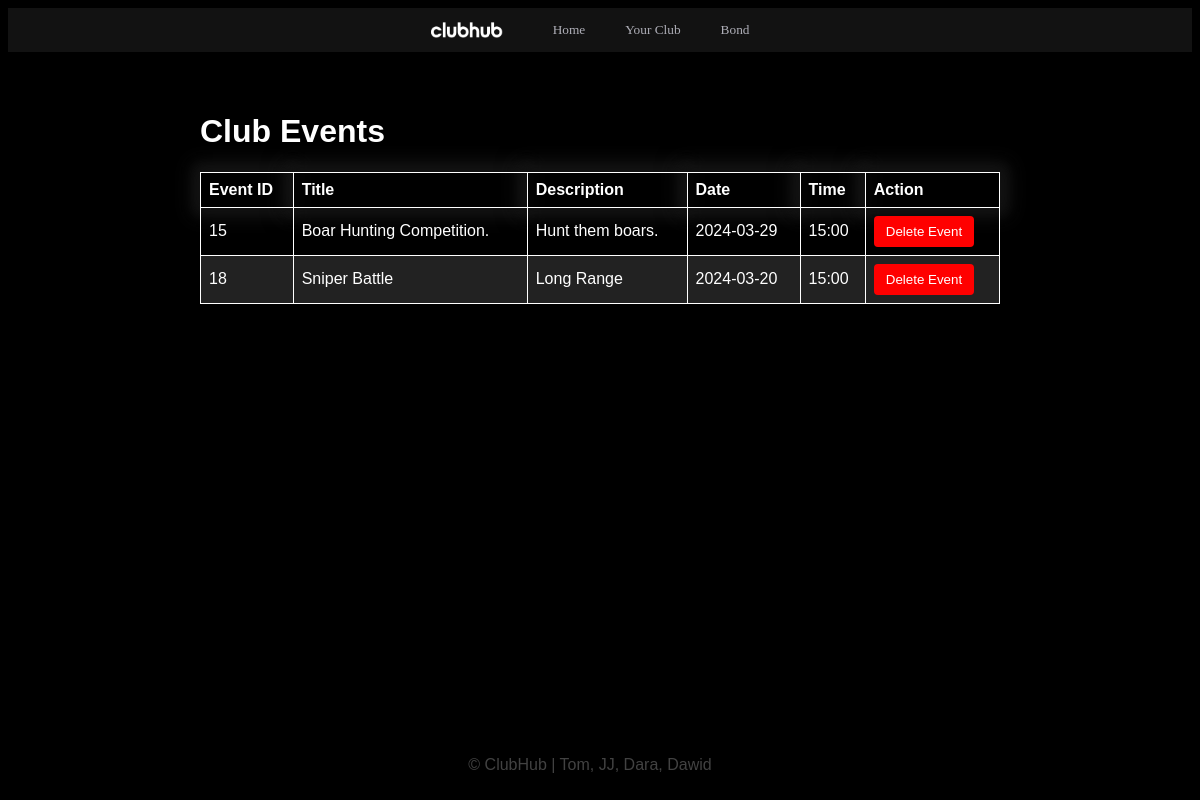
/coordinator_view_club_events (signed in), run on the app's committed database.
### tables this page shows
CREATE TABLE "Login"(
UserID INTEGER PRIMARY KEY,
Username TEXT NOT NULL UNIQUE,
Password TEXT NOT NULL,
CreatedTimestamp DATETIME DEFAULT CURRENT_TIMESTAMP,
UpdatedTimestamp DATETIME DEFAULT CURRENT_TIMESTAMP,
FOREIGN KEY (UserID) REFERENCES Users(UserID)
);

CREATE TABLE "Events" (
	EventID INTEGER PRIMARY KEY AUTOINCREMENT,
	ClubID INTEGER,
	Title VARCHAR(20),
	Description VARCHAR(30),
	ApprovalStatus TEXT DEFAULT 'pending' NOT NULL CHECK(ApprovalStatus IN ('approved', 'pending', 'rejected')),
	Date_ DATE NOT NULL,
	Time_ TIME NOT NULL,
	VenueID INTEGER NOT NULL,
    created_timestamp TIMESTAMP DEFAULT CURRENT_TIMESTAMP,
    updated_timestamp TIMESTAMP DEFAULT CURRENT_TIMESTAMP,
    FOREIGN KEY (VenueID) REFERENCES Venues(VenueID),
    FOREIGN KEY (ClubID) REFERENCES Clubs(ClubID),
    CONSTRAINT UniqueDateTimeVenue UNIQUE (Date_, Time_, VenueID)
);

### app.py (the view)
@app.route('/coordinator_view_club_events')
def coordinator_view_club_events():
    roleCheck = session.get("roleCheck", 0)
    username = session.get("username", "base")
    UserID = Login.get_user_id(username)
    club_events = []
    for item in Events.coordinator_view_events(UserID):
        club_events.append(item)
    return render_template('view_club_events.html', club_events=club_events, UserID=UserID, roleCheck=roleCheck, username=username)

### Events.py (called while the page is built)
def coordinator_view_events(UserID):
    conn = sqlite3.connect('MiniEpic.db')
    cursor = conn.cursor()
    cursor.execute("SELECT Events.* FROM ViewClubCoordinators JOIN Events on ViewClubCoordinators.ClubID = Events.ClubID WHERE ViewClubCoordinators.UserID = ?", (UserID,))
    events = cursor.fetchall()
    result = [list(row) for row in events]
    conn.close()
    return result

### Login.py (called while the page is built)
def get_user_id(Username):
    conn = sqlite3.connect('MiniEpic.db')
    cursor = conn.cursor()
    cursor.execute("SELECT UserID FROM Login WHERE Username=?",(Username,))
    row = cursor.fetchone ()
    user_id = row[0]
    return user_id

### app.py (called while the page is built)
@app.template_filter('enumerate')
def jinja2_enumerate(iterable):
    return enumerate(iterable)

### templates/view_club_events.html (shortened to what this page needs)
{% extends "base.html" %}
{% block content %}
<div class="container">
    <h1 class="event-heading">Club Events</h1>
    <table class="event-table">
        <thead>
            <tr>
                <th>Event ID</th>
                <th>Title</th>
                <th>Description</th>
                <th>Date</th>
                <th>Time</th>
                <th>Action</th>
            </tr>
        </thead>
        <tbody>
            {% for index, event in club_events|enumerate %}
            <tr>
                <td>{{ event[0] }}</td>
                <td>{{ event[2] }}</td>
                <td>{{ event[3] }}</td>
                <td>{{ event[5] }}</td>
                <td>{{ event[6] }}</td>
                <td>
                    <form action="/delete_event" method="post">
                        <button type="submit" class="delete-button" onclick="return confirm('Are you sure you want to delete this membership?')">Delete Event</button>
                    </form>
                </td>
            </tr>
            {% endfor %}
        </tbody>
    </table>
</div>
{% endblock %}

### templates/base.html (shortened to what this page needs)
<!DOCTYPE html>
<html lang="en">
<head>
</head>
<body>
    <nav>
        <img src="/static/clubhub_white.png" alt="Tiny Logo">
        <a href="/">Home</a>
        {% if roleCheck == 3 %}
            <a href="clubs">Clubs</a>
            <a href="events">Events</a>
            <a href="memberships">Memberships</a>
        {% elif roleCheck == 1 %}
            <a href="your_club">Your Club</a>
        {% elif roleCheck == 2 %}
            <a href="users">Users</a>
            <a href="coordinators">Coordinators</a>
            <a href="admin_clubs">Pending Clubs</a>
        {% endif %}
        {% if 'username' in session %}
            <a href="profile">{{username}}</a>
        {% else %}
            <a href="login">Login</a>
        {% endif %}
    </nav>
    {% block content %}{% endblock %}
</body>
<footer>
    <p>&copy; ClubHub | Tom, JJ, Dara, Dawid</p>
</footer>
</html>

### templates/base.html (style rules this page uses)
nav { position: sticky; top: 0; background-color: #121212; padding: 14px 30px; display: flex; align-items: center; justify-content: center; z-index: 1000; }
nav img { height: 16px; margin-right: 30px; }
nav a { font-family: 'Sequel Sans Light Head', Rockwell; font-size: smaller; color: #aeaeb7; text-decoration: none; margin: 0 20px; }
footer { background-color: black; text-align: center; font-family: Arial, Helvetica, sans-serif; color: rgb(66, 66, 66); padding: 10px; margin-top: auto; }

### templates/view_club_events.html (style rules this page uses)
body { background-color: #000000; background-size: cover; background-position: center; color: #fff; font-family: Arial; }
.container { max-width: 800px; margin: auto; padding: 40px; }
.event-heading { font-family: 'Arial' }
.event-table { width: 100%; border-collapse: collapse; margin-top: 20px; background-color: rgba(0, 0, 0, 0.8); }
.event-table th, .event-table td { border: 1px solid #fff; padding: 8px; text-align: left; }
.event-table th { background-color: #333; color: #fff; background-color: rgba(0, 0, 0, 0.8); box-shadow: 0 0 10px 5px #121212, 0 0 20px 10px #141414; transition: box-shadow 0.3s ease-in-out; }
.event-table tbody tr:nth-child(even) { background-color: #222; }
.delete-button { background-color: #ff0000; color: #fff; border: none; padding: 8px 12px; cursor: pointer; border-radius: 4px; }
footer { position: fixed; right: 0; bottom: 0; width: 100%; background-color: black; text-align: center; font-family: 'Arial', Helvetica, 'sans-serif'; color: rgb(66, 66, 66); padding: 10px; }

### data on the page
Login: Username "Bond"
Events: EventID "15", Title "Boar Hunting Competition.", Description "Hunt them boars.", Date_ "2024-03-29", Time_ "15:00"
Events: EventID "18", Title "Sniper Battle", Description "Long Range", Date_ "2024-03-20", Time_ "15:00"
